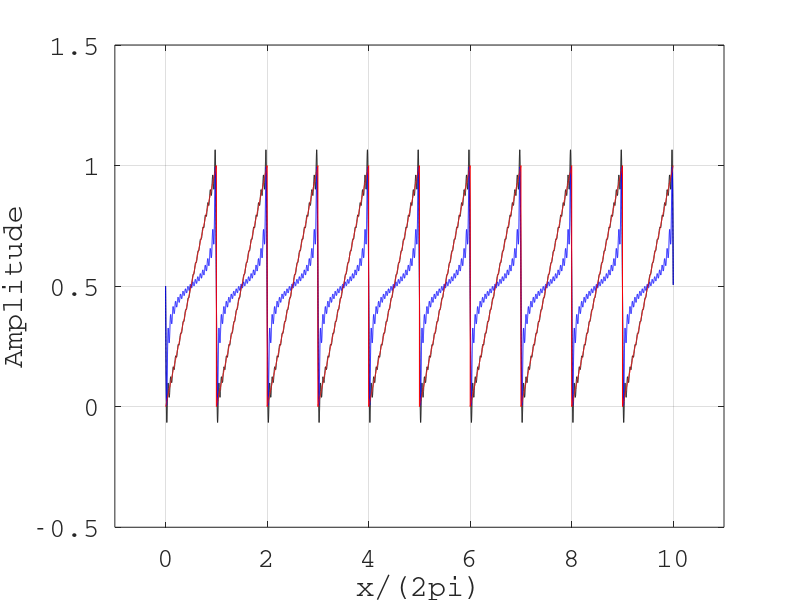

Write MATLAB code to recreate this figure.
clear;
home;
close;
pkg load signal;

%n is a constant
function retval = sinn_An(n,x)
	An = -1.0./n/pi;
	retval = An*sin(n.*x);
endfunction

function retval = sinn_An_mod(n,x)
	An = -1.0./n/pi*log10(1+n);
	retval = An*sin(n.*x);
endfunction

%The full series
function retval = fourier_saw(n,x)
	retval = 0.5;
	for i=[1:n]
		retval = retval+sinn_An(i,x);
	endfor
endfunction

function retval = fourier_saw_mod(n,x)
	retval = 0.5;
	for i=[1:n]
		retval = retval+sinn_An_mod(i,x);
	endfor
endfunction

x = 0.0:0.001:(2.0*pi)*10;

S = 0.5 + sinn_An(1,x) + sinn_An(3,x)+sinn_An(5,x) + sinn_An(7,x);
S1 = fourier_saw(20,x);
S2 = fourier_saw_mod(20,x);

%b1 = 2.0/pi;
%b3 = 2.0/(3.0*pi);
%b5 = 2.0/(5.0*pi);
%b7 = 2.0/(7.0*pi);
%S = 0.5 + b1*sin(1.0*x) + b3*sin(3.0*x) + b5*sin(5.0*x) + b7*sin(7.0*x);

plot(x/(2.0*pi),S1,'color','black');
hold on;
plot(x/(2.0*pi),S2,'color','blue');
grid on;
axis([-1 11 -0.5 1.5]);
xlabel("x/(2pi)");
ylabel("Amplitude");
plot(x/(2.0*pi),sawtooth(x)*0.5+0.5,'color','red');
xlabel("x/(2pi)","fontname","Courier","fontsize",20);
ylabel("Amplitude","fontname","Courier","fontsize",20);
set(gca(),"fontname","Courier","fontsize",20);
